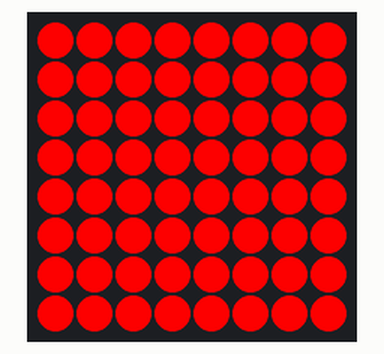
Simulated run of this program. Board: Raspberry Pi (BCM pin numbers) with a Sense HAT. On the bench: the Sense HAT's 8×8 RGB LED matrix.

Above: at 0.1 s.

The program:

senseBasicLights.py
```python
from sense_hat import SenseHat

sense = SenseHat()
red = (255, 0, 0)
try:
    while True:
        for x in range(0, 8):
            for y in range(0, 8):
                sense.set_pixel(x, y, 255, 0, 0)


except KeyboardInterrupt:
    pass
finally:
    sense.clear()
```
